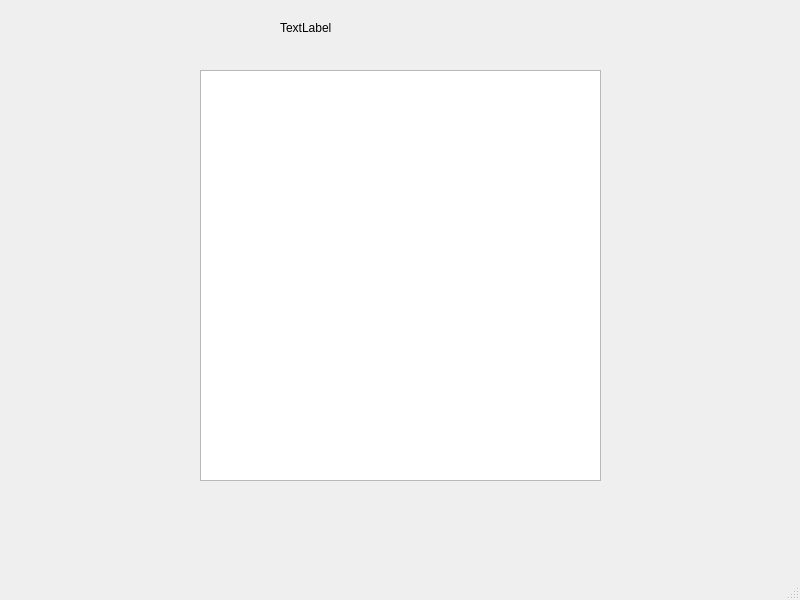
<?xml version="1.0" encoding="UTF-8"?>
<ui version="4.0">
 <class>dfs</class>
 <widget class="QMainWindow" name="dfs">
  <property name="geometry">
   <rect>
    <x>0</x>
    <y>0</y>
    <width>800</width>
    <height>600</height>
   </rect>
  </property>
  <property name="windowTitle">
   <string>MainWindow</string>
  </property>
  <widget class="QWidget" name="centralwidget">
   <widget class="QLabel" name="label">
    <property name="geometry">
     <rect>
      <x>280</x>
      <y>20</y>
      <width>58</width>
      <height>16</height>
     </rect>
    </property>
    <property name="text">
     <string>TextLabel</string>
    </property>
   </widget>
   <widget class="QTextBrowser" name="textBrowser">
    <property name="geometry">
     <rect>
      <x>200</x>
      <y>70</y>
      <width>401</width>
      <height>411</height>
     </rect>
    </property>
   </widget>
  </widget>
  <widget class="QMenuBar" name="menubar">
   <property name="geometry">
    <rect>
     <x>0</x>
     <y>0</y>
     <width>800</width>
     <height>24</height>
    </rect>
   </property>
  </widget>
  <widget class="QStatusBar" name="statusbar"/>
 </widget>
 <resources/>
 <connections/>
</ui>
